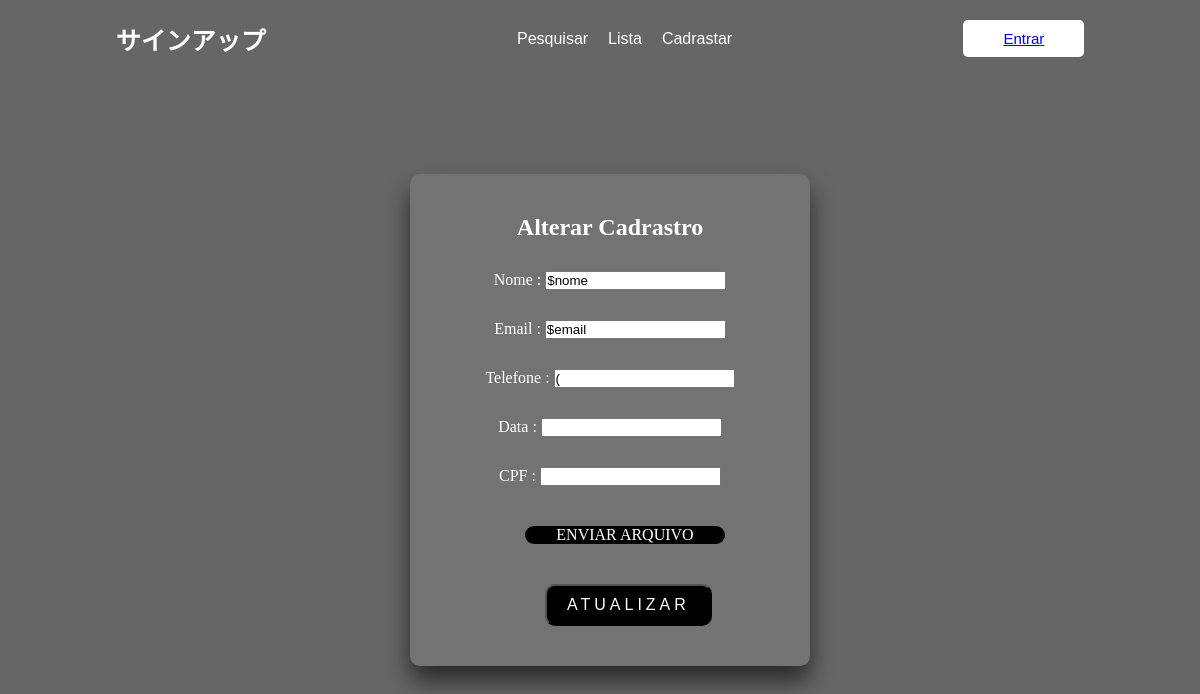
/alterar.php?cod=1, run on the app's committed database.
### tables this page shows
CREATE TABLE `tb_cliente` (
  `codigo` int(11) NOT NULL,
  `nome` varchar(50) NOT NULL,
  `email` varchar(100) NOT NULL,
  `telefone` varchar(20) NOT NULL,
  `data` varchar(15) NOT NULL,
  `cpf` varchar(15) NOT NULL,
  `senha` varchar(50) NOT NULL,
  `foto` varchar(100) NOT NULL
);

### alterar.php (the view, shortened to what this page needs)
<!DOCTYPE html>
<html lang="pt-br">
<head>
    <link rel="stylesheet" href="style.css">
</head>
<body>
<?php
    $codigo = $_GET['cod'];
    require('connect.php');
    $busca = mysqli_query($con, "Select * from `tb_cliente` where `codigo` = '$codigo'");
    $contato = mysqli_fetch_array($busca);
?>
<?php include('menu.php'); ?>
    <div class="login-box">
    <h2>Alterar Cadrastro</h2>
    <form action="alterar.act.php" method="post" class="borda cor" enctype="multipart/form-data">
        <p> Nome : <input type="text" name="nome" value="<?php echo $contato['nome'];?>"></p>
        <p> Email : <input type="Email" name="email" value="<?php echo $contato['email']; ?>"></p>
        <p> Telefone : <input type="tel" name="telefone" class="textTel" value="<?php echo $contato['telefone']; ?>"> </p>
        <p> Data : <input type="number" name="data" value="<?php echo $contato['data'];?>"></p>
        <p> CPF : <input type="text" name="cpf" class="textCpf" value="<?php echo $contato['cpf'];?>"> </p>
        <label class="arqv" for="arquivo">Enviar arquivo</label>
        <input type="submit" value="atualizar" name="bt-enviar" class="botao">
    </form>
</body>
</html>

### style.css (style rules this page uses)
html { padding: 0px; margin: 0px; box-sizing: border-box; text-decoration: none; height: 100%; }
body { margin:0; padding:0; font-family: sans-serif; background: linear-gradient(rgba(0, 0, 0, 0.6), rgba(0, 0, 0, 0.6)), url('img/bg1.jpg'); background-size: 100%; height: 100vh; }
.login-box { position: absolute; top: 50%; left: 50%; width: 400px; padding: 40px; margin: 10px; transform: translate(-50%, -50%); background: #8181817e; box-sizing: border-box; box-shadow: 0 15px 25px rgba(0,0,0,.6); border-radius: 10px; font-family: 'Sriracha', cursive; }
.login-box h2 { margin: 0 0 30px; padding: 0; color: rgb(255, 255, 255); text-align: center; font-family: 'Sriracha', cursive; }
.login-box p { margin: 0 0 30px; padding: 0; color: rgb(255, 255, 255); text-align: center; font-family: 'Sriracha', cursive; }
.botao { position: relative; display: inline-block; padding: 10px 20px; color: #ffffff; font-size: 16px; text-decoration: none; text-transform: uppercase; overflow: hidden; transition: 0.2s; margin-top: 40px; letter-spacing: 4px; border-radius: 10px; left: 95px; background-color: black; cursor: pointer; }
.arqv { width: 200px; background-color: rgb(0, 0, 0); color: #FFF; text-transform: uppercase; font-size: 16px; text-align: center; display: block; margin-top: 10px; cursor: pointer; text-decoration: none; position: relative; margin-top: 40px; border-radius: 10px; left: 75px; }
* { padding: 0; margin: 0; box-sizing: border-box; }

### data on the page
tb_cliente: nome "$nome", email "$email", telefone "("
